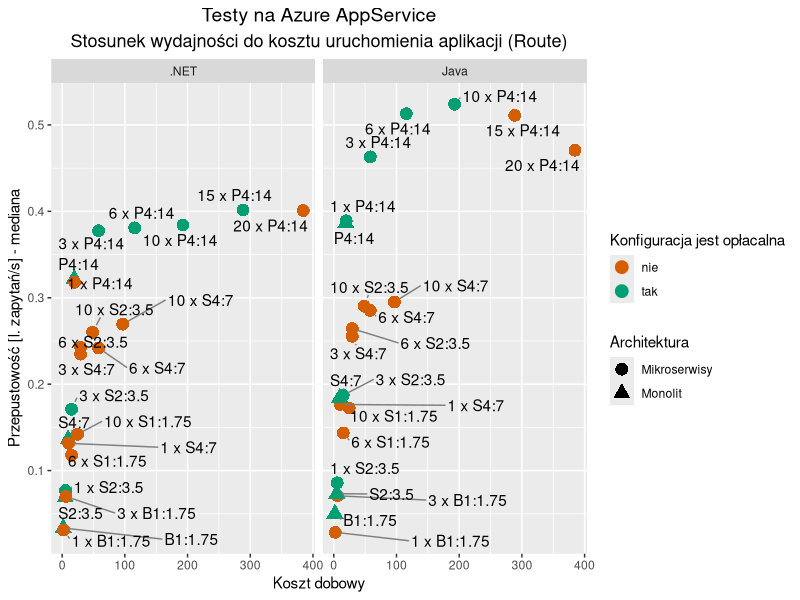
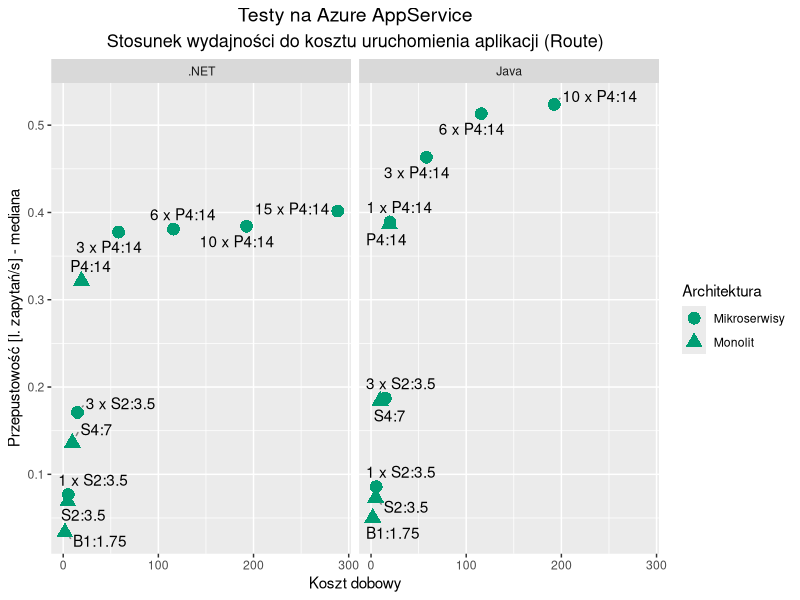

Reproduce these figures in R, in order.
Sys.setlocale(category = "LC_ALL", locale = "Polish")
cityCost = read.csv('apps-route-cost.csv');
library(ggplot2)
library(ggrepel)

cityCost$dominating = factor(cityCost$dominating,levels=unique(cityCost$dominating))

p = ggplot(cityCost, aes(x=cost, y=throughput)) 

p=p + geom_point(size=4, aes(color=dominating, shape=Architektura))
p=p+ylab('Przepustowość [l. zapytań/s] - mediana') 
p=p+ xlab('Koszt dobowy')
p=p+geom_text_repel(aes(label = Spec), box.padding=0.35, point.padding=0.5,segment.color='grey50', min.segment.length = 0)
p=p+ scale_color_manual(values = c("#D55E00", "#009e73"))
p=p+labs(color="Konfiguracja jest opłacalna",
         title='Testy na Azure AppService',
         subtitle='Stosunek wydajności do kosztu uruchomienia aplikacji (Route)')
p=p+theme(plot.title = element_text(hjust = 0.5, size=14), 
          plot.subtitle = element_text(hjust = 0.5, size = 13))
p=p+facet_grid(~Technologia)
print(p)


# plot only dominating points
Sys.setlocale(category = "LC_ALL", locale = "Polish")
cityCost = read.csv('apps-route-cost.csv');
library(ggplot2)
library(ggrepel)

cityCost$dominating = factor(cityCost$dominating,levels=unique(cityCost$dominating))

p = ggplot(subset(cityCost, dominating %in% c('tak')), aes(x=cost, y=throughput)) 

p=p + geom_point(size=4, aes(shape=Architektura), color='#009E73')
p=p+ylab('Przepustowość [l. zapytań/s] - mediana') 
p=p+ xlab('Koszt dobowy')
p=p+geom_text_repel(aes(label = Spec), box.padding=0.35, point.padding=0.5,segment.color='grey50', min.segment.length = 0)
p=p+labs(title='Testy na Azure AppService',
         subtitle='Stosunek wydajności do kosztu uruchomienia aplikacji (Route)')
p=p+theme(plot.title = element_text(hjust = 0.5, size=14), 
          plot.subtitle = element_text(hjust = 0.5, size = 13))
p=p+facet_grid(~Technologia)
print(p)